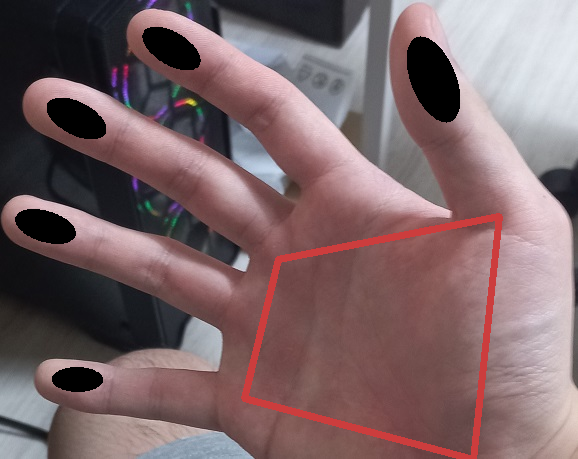
#> input picture hand_fingerprint_blur/ellipes_hand.png, 578 x 459 px
$ python untitled1.py
#> lines starting #> are read from the running program, lines starting #| are printed output that depends on the picture; after the words box and inside, x2 and y2 are one past the last pixel; in counts of white or black regions, pixels touching at a corner belong together
# -*- coding: utf-8 -*-
"""
Created on Wed Nov 10 19:24:31 2021

@author: rfkjh
"""

import numpy as np
import cv2
import math

def finger_print_blur(img_o, img):
    img_g = cv2.cvtColor(img, cv2.COLOR_BGR2GRAY)
    img_o_g = cv2.cvtColor(img_o, cv2.COLOR_BGR2GRAY)

    result = (img_g != img_o_g).astype(np.uint8)
    blur_img = cv2.blur(img_o, (5, 5))
    result = cv2.merge([result, result, result])
    final = blur_img * result

    f_final = final + img

    return f_final

img = cv2.imread('./ellipes_hand.png')
#> img is the input picture: shape (459, 578, 3); mean B, G, R 104.3, 101.6, 124.5
img_o = cv2.imread('./hand_img3.jpg')
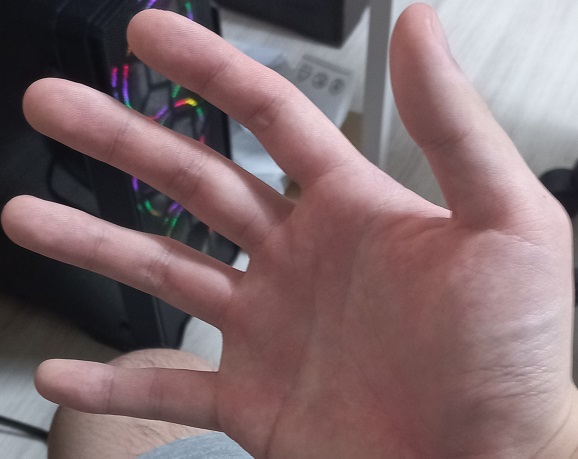
#> input picture hand_fingerprint_blur/hand_img3.jpg, 578 x 459 px
#> img_o is the input picture: shape (459, 578, 3); mean B, G, R 109.6, 106.7, 128.6

img_g = cv2.cvtColor(img,cv2.COLOR_BGR2GRAY)
img_o_g = cv2.cvtColor(img_o, cv2.COLOR_BGR2GRAY)
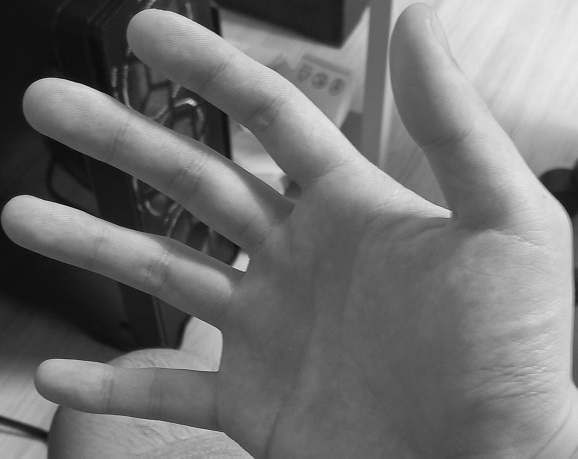
#> img_o_g: shape (459, 578); min 8, max 234, mean 113.6

result = (img_g != img_o_g).astype(np.uint8)
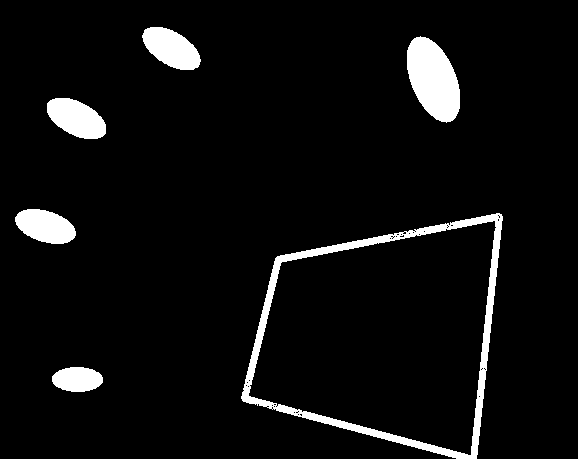
#> result: shape (459, 578); values 0 (black) and 1 (white), 5.6% white; 6 white regions, box (x1, y1, x2, y2) and area: (241, 213, 503, 459) 5845, (407, 36, 460, 123) 3199, (47, 98, 106, 139) 1687, (142, 27, 201, 70) 1674, (15, 209, 76, 244) 1540, (52, 367, 103, 392) 1009
blur_img = cv2.blur(img_o,(5,5))
result = cv2.merge([result,result, result])
final = blur_img * result
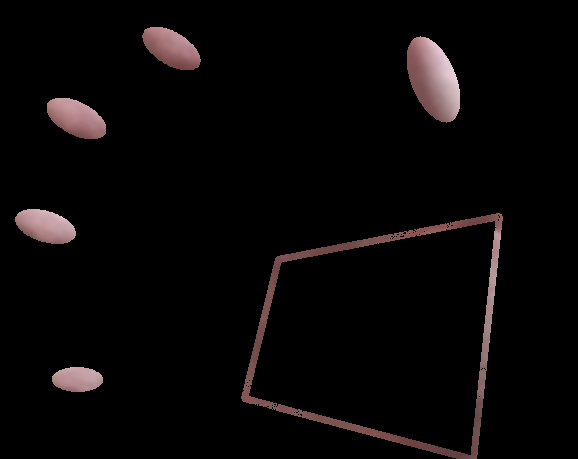
#> final: shape (459, 578, 3); mean B, G, R 6.6, 6.5, 8.7

f_final = final + img

#f_final = finger_print_blur(img_o, img)

cv2.imshow('original',img)
cv2.imshow('jfjfj',img_o)
cv2.imshow('lll', final)
cv2.imshow('jjj', f_final)

cv2.imwrite(
        './blur_progress/' + '1' + '.png', cv2.flip(img_o, 1))
cv2.imwrite(
        './blur_progress/' + '2' + '.png', cv2.flip(img, 1))
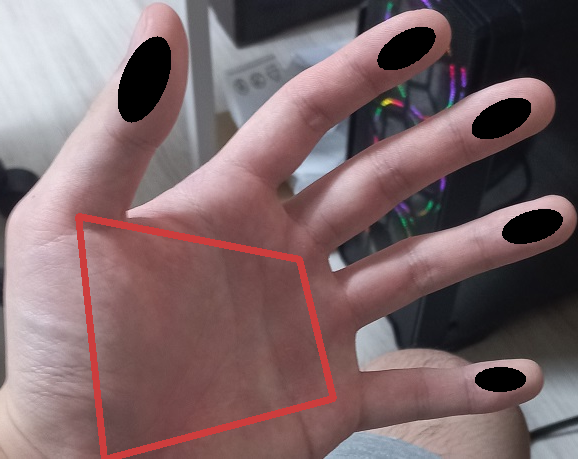
#> saved as 2.png: shape (459, 578, 3); mean B, G, R 104.3, 101.6, 124.5
cv2.imwrite(
        './blur_progress/' + '3' + '.png', cv2.flip(final, 1))
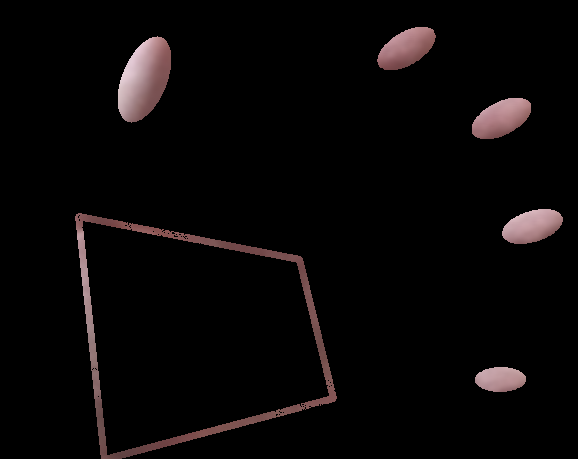
#> saved as 3.png: shape (459, 578, 3); mean B, G, R 6.6, 6.5, 8.7
cv2.imwrite(
        './blur_progress/' + '4' + '.png', cv2.flip(f_final, 1))
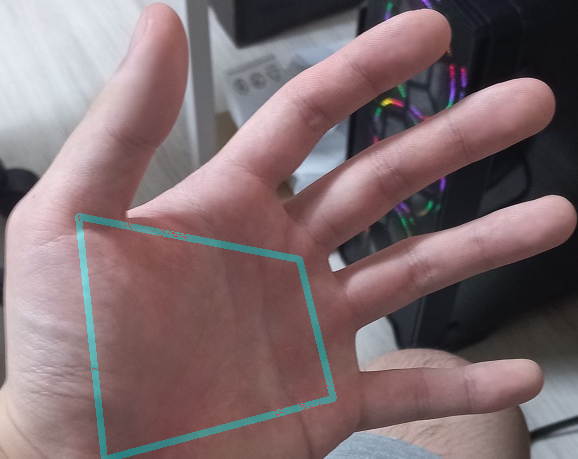
#> saved as 4.png: shape (459, 578, 3); mean B, G, R 110.9, 108, 127.5


cv2.waitKey(0)
#> (the run stopped early here; a loop or call above may not have finished)
